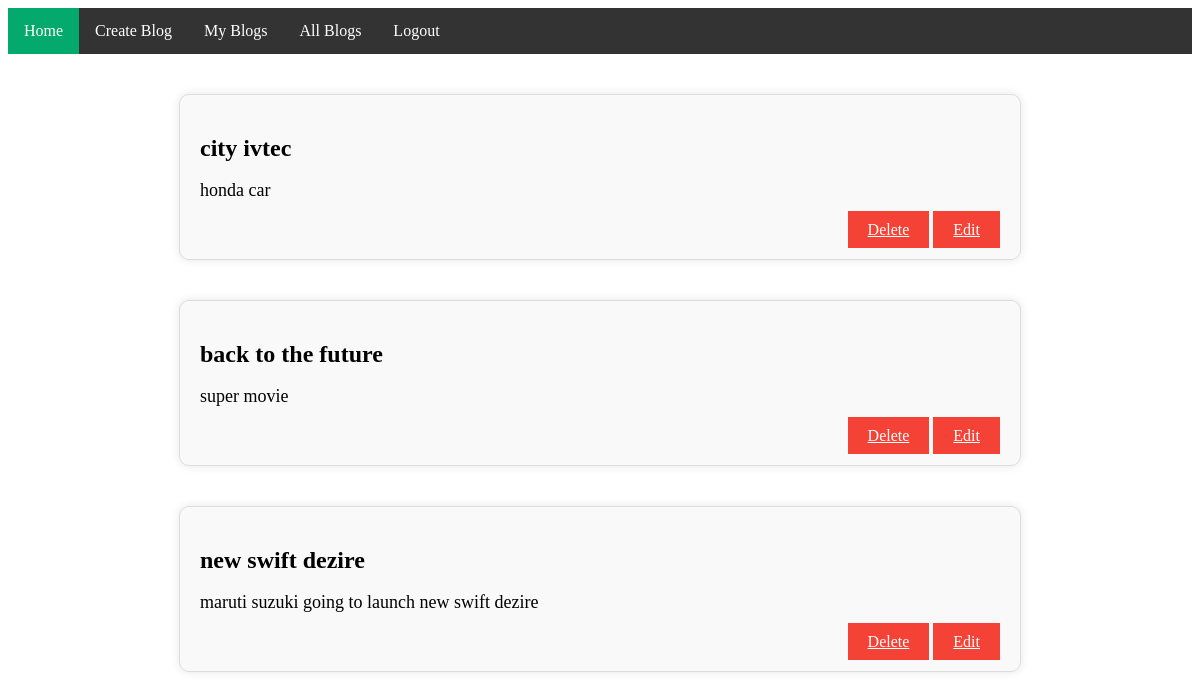
The page /myblog/ (signed in) on the database as committed earlier.
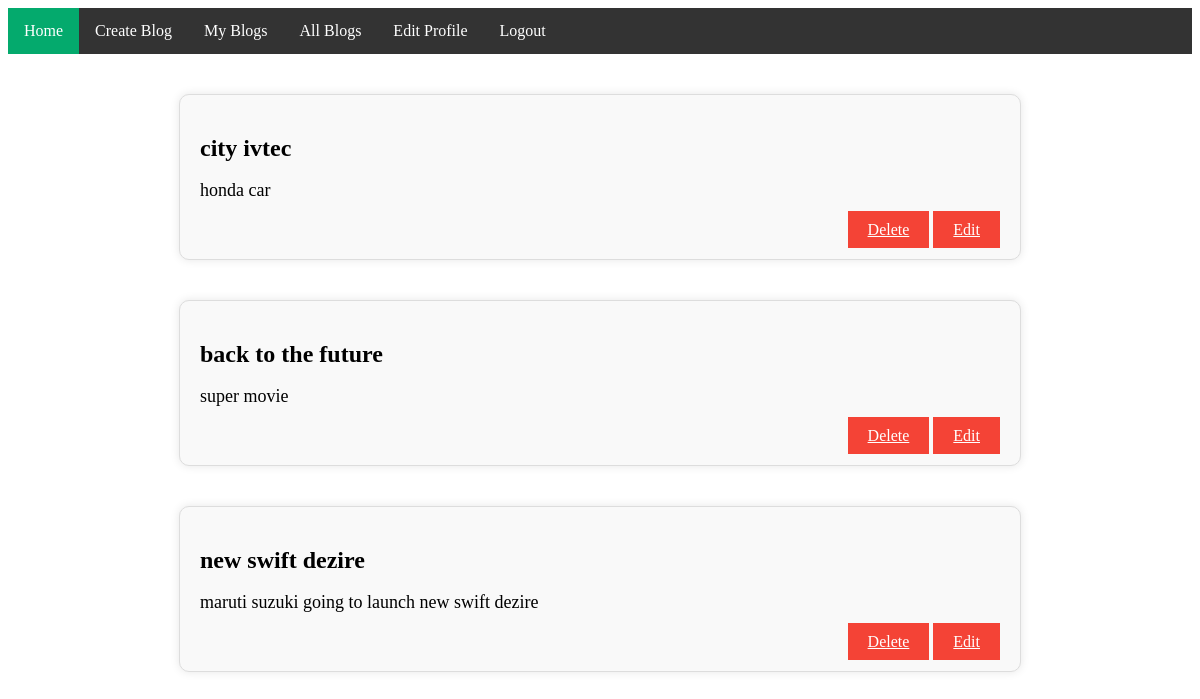
The same page on the database as committed later.
### emailloginapp/models.py (models this page shows, shortened)
class UserPermissions(models.Model):
    is_admin = models.BooleanField(null=True)  # role false for normal users
    permissions = models.ForeignKey(AllPermissionsList,on_delete=models.CASCADE,null=True)
    button_status = models.BooleanField(default=False,null=True)

class Blog(models.Model):
    author = models.ForeignKey(CustomUser,on_delete=models.CASCADE,related_name='blogs')
    title = models.CharField(max_length=255)
    content = models.TextField()
    likes = models.ManyToManyField(CustomUser,related_name='liked_blogs')
    created_at = models.DateTimeField(auto_now_add=True)
    updated_at = models.DateTimeField(auto_now_add=True)

### emailloginapp/views.py (the view)
# urls.py: path('myblog/' , views.my_blog , name='my'),
@login_required()
@permission_required('see_my_blogs')
def my_blog(request):  # blog by userid
    posts = Blog.objects.filter(author=request.user)
    return render(request, 'myblogs.html',{'posts':posts})

### emailloginapp/context_processors.py (called while the page is built)
def permission_context(request):
    permissions = UserPermissions.objects.all()
    return {'permission':permissions}

### emailloginapp/templates/myblogs.html (shortened to what this page needs)
{% extends "navbar.html"  %}
{% load static %}
{% block content %}
<!DOCTYPE html>
<html lang="en">
<head>
    <link rel="stylesheet" href="{% static 'css/myblogs.css' %}">
</head>
<body>
{% if posts %}
{% for posts in posts %}
    <div class="blog-container">
        <h2 class="blog-title">{{posts.title}}</h2>
        <p class="blog-content">{{posts.content}}</p>
        <div class="button-container">
                {% for permission in permission %}
    {% if 'detele_blog' in permission.permissions.permissionnames  %}
            <a class="delete-button" href="deleteblog/{{posts.id}}" class="delete-link">Delete</a>
            {%endif%}
{% endfor %}
             {% for permission in permission %}
    {% if 'edit_blog' in permission.permissions.permissionnames  %}
             <a class="delete-button" href="editblog/{{posts.id}}" class="delete-link">Edit</a>
                        {%endif%}
{% endfor %}
        </div>
    </div>
{% endfor %}
{%else%}
<p class="blog-content">You have not posted a blog....</p>
{% endif %}
</body>
</html>
{% endblock %}

### emailloginapp/templates/navbar.html (shortened to what this page needs)
{% load static %}
<!DOCTYPE html>
<html>
<head>
    <link rel="stylesheet" href="{% static 'css/navbar.css' %}">
</head>
<body>
{% if not request.user.is_admin %}
<ul>
<li><a class="active" href="{% url 'success' %}">Home</a></li>
    {% for permission in permission %}
    {% if 'create_blog' in permission.permissions.permissionnames  %}
<li><a href="{% url 'create' %}">Create Blog</a> </li>
    {%endif%}
{% endfor %}
    {% for permission in permission %}
    {% if 'see_my_blogs' in permission.permissions.permissionnames  %}
    <li><a href="{% url 'my' %}">My Blogs</a> </li>
     {%endif%}
{% endfor %}
     {% for permission in permission %}
    {% if 'see_all_blogs' in permission.permissions.permissionnames  %}
<li> <a href="{% url 'members' %}">All Blogs</a></li>
     {%endif%}
{% endfor %}
    {% for permission in permission %}
    {% if 'edit_user_profile' in permission.permissions.permissionnames  %}
    <li> <a href="{% url 'profile_edit' %}">Edit Profile</a></li>
         {%endif%}
{% endfor %}
<li><a href="{% url 'logout' %}">Logout</a></li>
</ul>
{%else%}
<ul>
    <li><a class="active">ADMIN PANEL</a></li>
    <li><a href="{% url 'permission' %}">PERMISSIONS</a></li>
    <li><a href="{% url 'logout' %}">Logout</a></li>
</ul>
{%endif%}
</body>
</html>
{% block content %}
{% endblock %}

### emailloginapp/static/css/navbar.css (style rules this page uses)
ul { list-style-type: none; margin: 0; padding: 0; overflow: hidden; background-color: #333; }
li { float: left; }
li a { display: block; color: white; text-align: center; padding: 14px 16px; text-decoration: none; }
.active { background-color: #04AA6D; }

### emailloginapp/static/css/myblogs.css (style rules this page uses)
.blog-container { max-width: 800px; margin: 40px auto; padding: 20px; background-color: #f9f9f9; border: 1px solid #ddd; border-radius: 10px; box-shadow: 0 0 10px rgba(0, 0, 0, 0.1); }
.blog-title { font-size: 24px; font-weight: bold; margin-bottom: 10px; }
.blog-content { font-size: 18px; margin-bottom: 20px; }
.button-container { text-align: right; }
.delete-button { background-color: #f44336; color: #fff; border: none; padding: 10px 20px; font-size: 16px; cursor: pointer; }

Rows that differ between the two databases and show on the page:
added UserPermissions: shows "Edit Profile"
